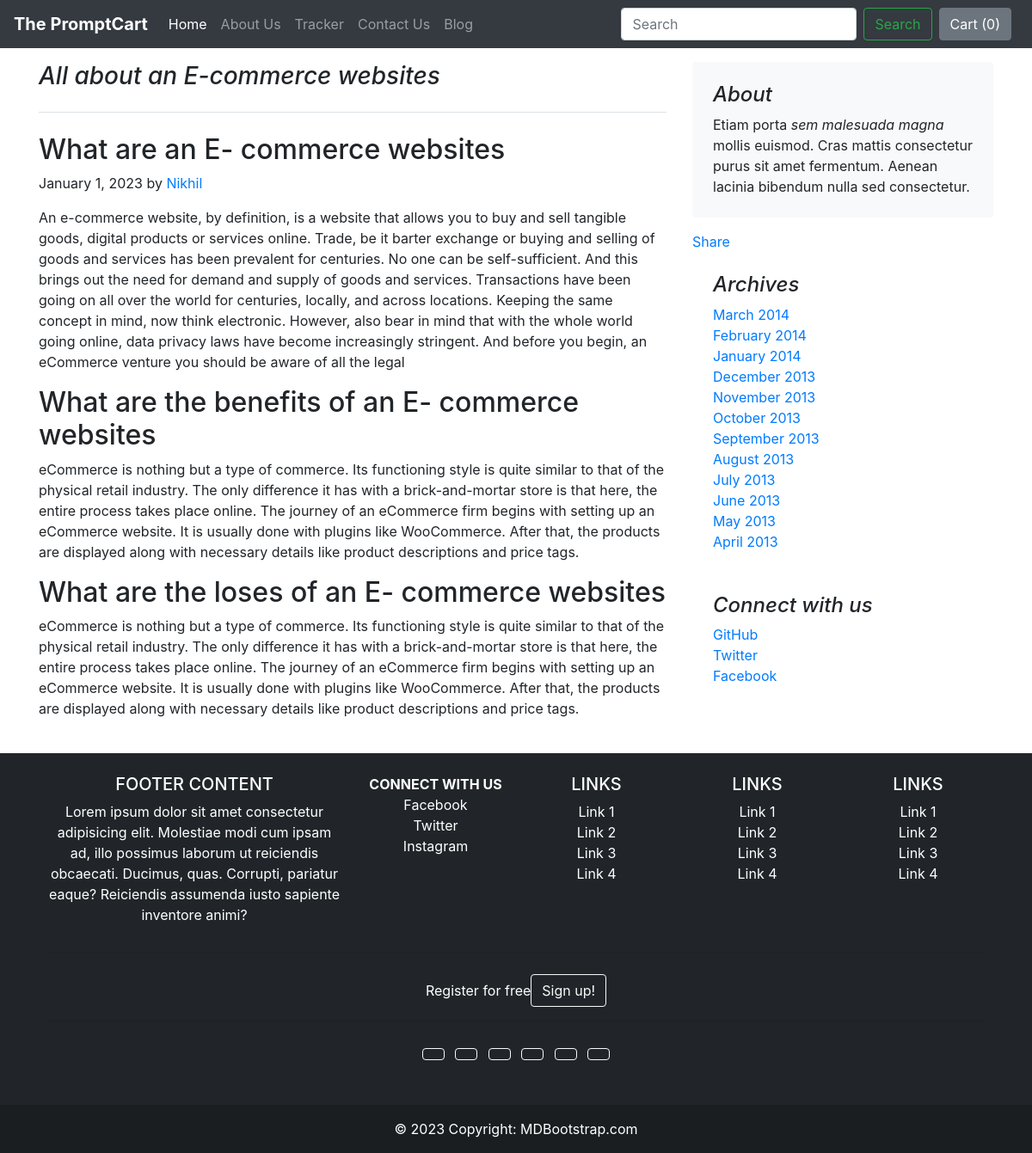
The app's page /blog/blogpost/2 with its own data.
### blog/models.py (models this page shows)
class Blogpost(models.Model):
    post_id = models.AutoField(primary_key=True)
    title = models.CharField(max_length=200)
    head0 = models.CharField(max_length=500, default="")
    chead0 = models.CharField(max_length=5000, default="")
    head1 = models.CharField(max_length=500, default="")
    chead1 = models.CharField(max_length=5000, default="")
    head2 = models.CharField(max_length=500, default="")
    chead2 = models.CharField(max_length=5000, default="")
    pub_date = models.DateField()
    thumbnail = models.ImageField(upload_to='shop/images', default="")
    def __str__(self):
        return self.title

### blog/views.py (the view)
# urls.py: path("blogpost/<int:id>", views.blogpost, name="blogHome")
def blogpost(request, id):
    post = Blogpost.objects.filter(post_id = id)[0]
    print(post)
    return render(request, 'blog/blogpost.html',
                  {'post':post})

### blog/templates/blog/blogpost.html (shortened to what this page needs)
{% extends 'blog/basic.html' %}
{% block body %}
<div class="container mt-3">
  <div class="row">
    <div class="col-md-8 blog-main">
      <h3 class="pb-4 mb-4 font-italic border-bottom">
        {{post.title}}
      </h3>
      <div class="blog-post">
        <h2 class="blog-post-title">{{post.head0}}</h2>
        <p class="blog-post-meta">January 1, 2023 by <a href="#">Nikhil</a></p>
                <p>{{post.chead0}}</p>
                <h2>{{post.head1}}</h2>
                <p>{{post.chead1}}</p>
                <h2>{{post.head2}}</h2>
                <p>{{post.chead2}}</p>
            </div>
    </div>
    <aside class="col-md-4 blog-sidebar">
      <div class="p-4 mb-3 bg-light rounded">
        <h4 class="font-italic">About</h4>
        <p class="mb-0">Etiam porta <em>sem malesuada magna</em> mollis euismod. Cras mattis consectetur purus sit amet fermentum. Aenean lacinia bibendum nulla sed consectetur.</p>
      </div>
      <div class="fb-share-button" data-href="http://127.0.0.1:8000/blog/blogpost/3" data-layout="button" data-size="large"><a target="_blank" href="https://www.facebook.com/sharer/sharer.php?u=http%3A%2F%2F127.0.0.1%3A8000%2Fblog%2Fblogpost%2F3&amp;src=sdkpreparse" class="fb-xfbml-parse-ignore">Share</a></div>
      <div class="p-4">
        <h4 class="font-italic">Archives</h4>
        <ol class="list-unstyled mb-0">
          <li><a href="#">March 2014</a></li>
          <li><a href="#">February 2014</a></li>
          <li><a href="#">January 2014</a></li>
          <li><a href="#">December 2013</a></li>
          <li><a href="#">November 2013</a></li>
          <li><a href="#">October 2013</a></li>
          <li><a href="#">September 2013</a></li>
          <li><a href="#">August 2013</a></li>
          <li><a href="#">July 2013</a></li>
          <li><a href="#">June 2013</a></li>
          <li><a href="#">May 2013</a></li>
          <li><a href="#">April 2013</a></li>
        </ol>
      </div>
      <div class="p-4">
        <h4 class="font-italic">Connect with us</h4>
        <ol class="list-unstyled">
          <li><a href="#">GitHub</a></li>
          <li><a href="#">Twitter</a></li>
          <li><a href="#">Facebook</a></li>
        </ol>
      </div>
    </aside>
  </div>
</div>
{% endblock %}

### records on screen
Blogpost: title "All about an E-commerce websites", head0 "What are an E- commerce websites", chead0 "An e-commerce website, by definition, is a website that allows you to buy and sell tangible goods, digital products or services online. Trade, be it barter exchange or buying and selling of goods and services has been prevalent for centuries. No one can be self-sufficient. And this brings out the need for demand and supply of goods and services. Transactions have been going on all over the world for centuries, locally, and across locations. Keeping the same concept in mind, now think electronic. However, also bear in mind that with the whole world going online, data privacy laws have become increasingly stringent. And before you begin, an eCommerce venture you should be aware of all the…", head1 "What are the benefits of an E- commerce websites", chead1 "eCommerce is nothing but a type of commerce. Its functioning style is quite similar to that of the physical retail industry. The only difference it has with a brick-and-mortar store is that here, the entire process takes place online. The journey of an eCommerce firm begins with setting up an eCommerce website. It is usually done with plugins like WooCommerce. After that, the products are displayed along with necessary details like product descriptions and price tags.", head2 "What are the loses of an E- commerce websites", chead2 "eCommerce is nothing but a type of commerce. Its functioning style is quite similar to that of the physical retail industry. The only difference it has with a brick-and-mortar store is that here, the entire process takes place online. The journey of an eCommerce firm begins with setting up an eCommerce website. It is usually done with plugins like WooCommerce. After that, the products are displayed along with necessary details like product descriptions and price tags."
